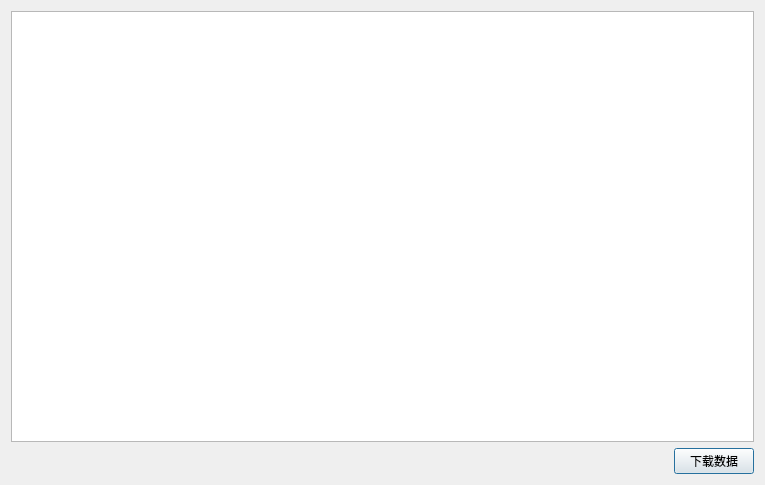
<?xml version="1.0" encoding="UTF-8"?>
<ui version="4.0">
 <class>myDialogDownload</class>
 <widget class="QDialog" name="myDialogDownload">
  <property name="geometry">
   <rect>
    <x>0</x>
    <y>0</y>
    <width>765</width>
    <height>485</height>
   </rect>
  </property>
  <property name="windowTitle">
   <string>相似性因子</string>
  </property>
  <layout class="QVBoxLayout" name="verticalLayout">
   <item>
    <widget class="GraphicsLayoutWidget" name="graphicsView"/>
   </item>
   <item>
    <layout class="QHBoxLayout" name="horizontalLayout">
     <item>
      <spacer name="horizontalSpacer">
       <property name="orientation">
        <enum>Qt::Horizontal</enum>
       </property>
       <property name="sizeHint" stdset="0">
        <size>
         <width>40</width>
         <height>20</height>
        </size>
       </property>
      </spacer>
     </item>
     <item>
      <widget class="QPushButton" name="pushButton">
       <property name="text">
        <string>下载数据</string>
       </property>
      </widget>
     </item>
    </layout>
   </item>
  </layout>
 </widget>
 <customwidgets>
  <customwidget>
   <class>GraphicsLayoutWidget</class>
   <extends>QGraphicsView</extends>
   <header>pyqtgraph</header>
  </customwidget>
 </customwidgets>
 <resources/>
 <connections/>
</ui>
